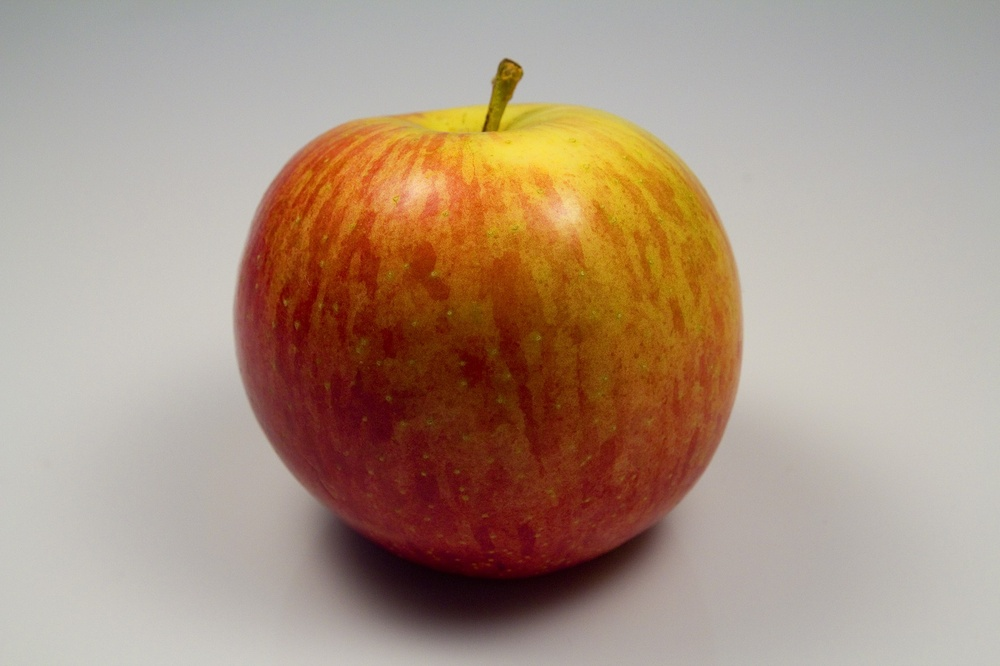
#> input picture ss.jpg, 1000 x 666 px, shrunk from 1772 x 1181 before the run
$ python imag.py
#> lines starting #> are read from the running program, lines starting #| are printed output that depends on the picture
"""Tons de cinza"""
from io import BytesIO
from PIL import Image
import requests
from IPython.display import display
#URL_IMAGEM = 'http://imagens.usp.br/wp-content/uploads/13072012frutasfotoMarcosSantos008.jpg'
#response = requests.get(URL_IMAGEM)

#img = Image.open(BytesIO(response.content))
img = Image.open('ss.jpg')
#> img is the input picture: PIL image 1000x666 RGB; mean R, G, B 171.5, 147.9, 130.4
largura = img.size[0]
#> largura = 1000
altura = img.size[1]
#> altura = 666
#print(largura)
#print(altura)

matrix_pixeis = img.load()

for i in range(largura):
    for j in range(altura):
        pixel = matrix_pixeis[i, j]
        #if i == 0 and j ==0:
            #print(type(pixel))
            #print(pixel)

        R = pixel[0]
        G = pixel[1]
        B = pixel[2]
        R_F = float(R)
        B_F = float(B)
        G_F = float(G)
        #M = (R+G+B)//3
        M_F = R_F*0.3+G_F*0.59+B_F*0.11
        M_I = int(M_F)
        #M = (R+G+B)//3
        novo_pixel = (M_I,M_I,M_I,20)
        matrix_pixeis[i, j] = novo_pixel


img.show()
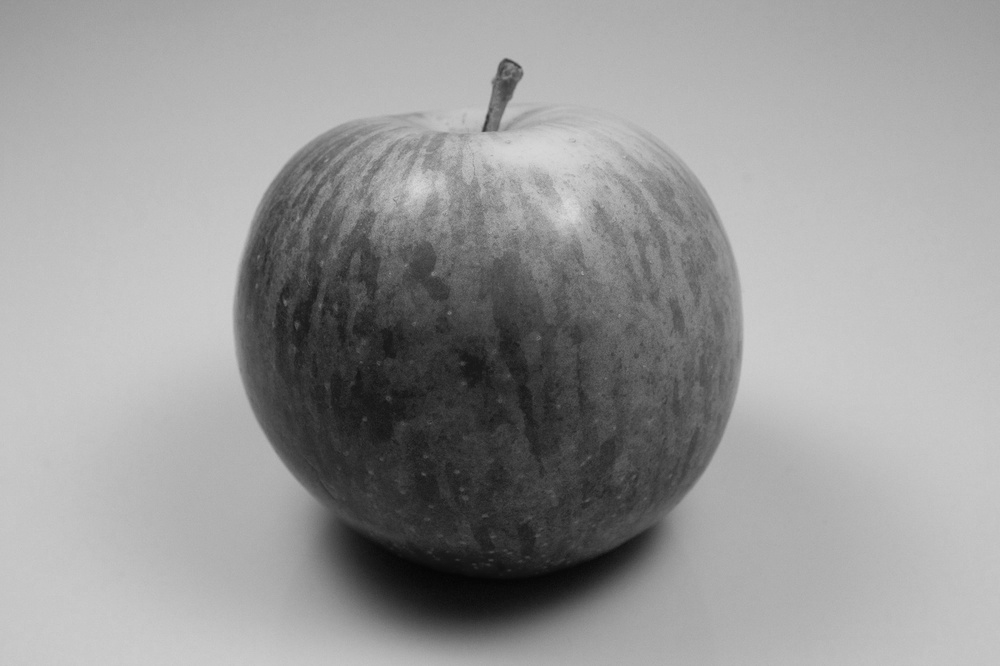
#> shown: PIL image 1000x666 RGB; min 4, max 220, mean 152.6
